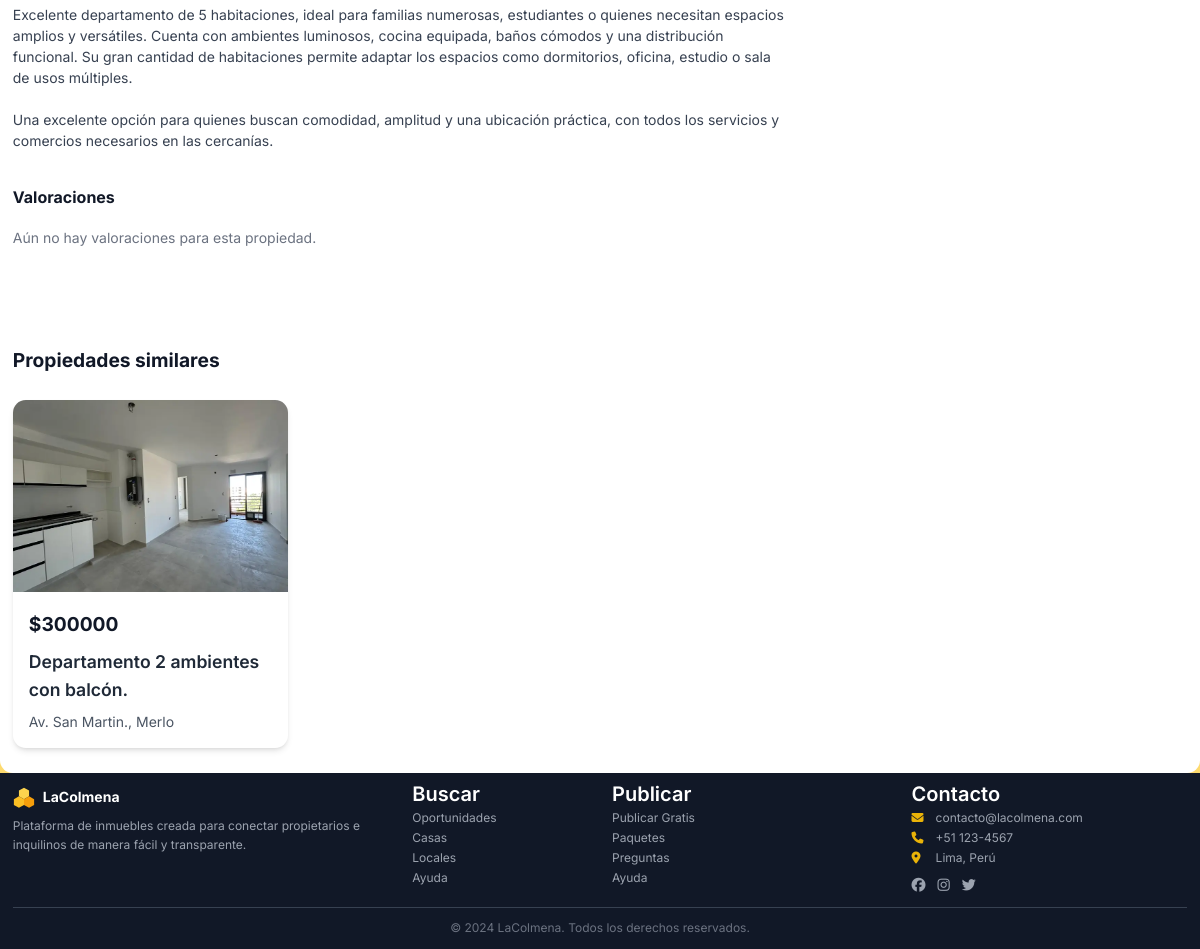
The page /propiedad/4/ (lower part) on the database as committed earlier.
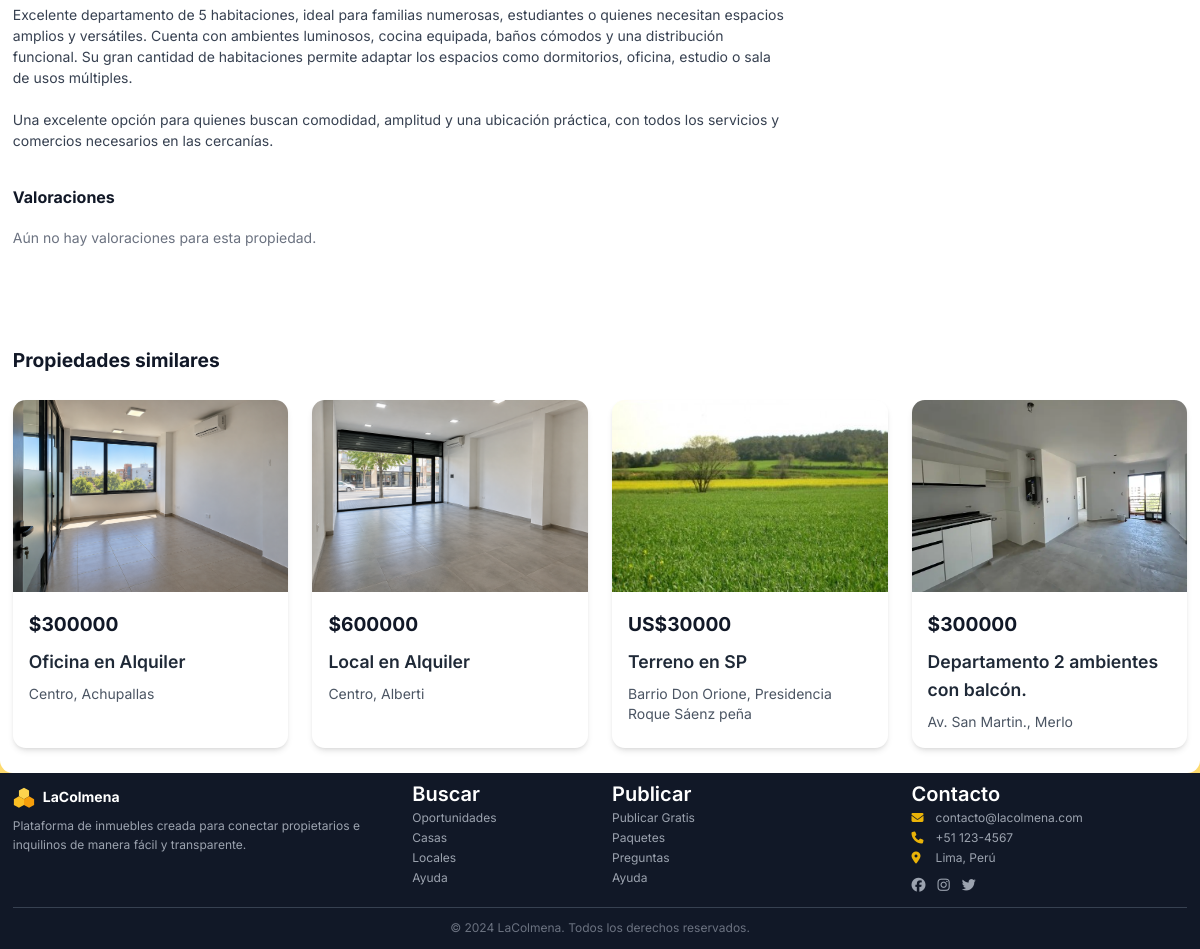
The same page on the database as committed later.
### propiedades/models.py (models this page shows, shortened)
class Propiedad(models.Model):
    TIPO_CHOICES = [
        ('departamento', 'Departamento'),
        ('casa', 'Casa'),
        ('cuarto', 'Cuarto'),
        ('local', 'Local Comercial'),
        ('terreno', 'Terreno'),
        ('oficina', 'Oficina'),
        ('galpon', 'Galpón'),
    ]
    OPERACION_CHOICES = [
        ('alquiler', 'Alquiler'),
        ('venta', 'Venta'),
    ]
    MONEDA_CHOICES = [
        ('ARS', '$ ARS'),
        ('USD', 'US$ USD'),
    ]
    TIPO_CONTACTO_CHOICES = [
        ('dueno', 'Dueño Directo'),
        ('inmobiliaria', 'Inmobiliaria'),
    ]
    ESTADO_CHOICES = [
        ('activa', 'Activa'),
        ('suspendida', 'Suspendida'),
        ('alquilada', 'Alquilada'),
        ('inactiva', 'Inactiva'),
    ]
    propietario = models.ForeignKey(settings.AUTH_USER_MODEL, on_delete=models.CASCADE, related_name='publicaciones')
    categoria = models.ForeignKey(Categoria, on_delete=models.SET_NULL, null=True, blank=True, related_name='propiedades')
    titulo = models.CharField(max_length=200)
    descripcion = models.TextField()
    tipo = models.CharField(max_length=20, choices=TIPO_CHOICES)
    operacion = models.CharField(max_length=20, choices=OPERACION_CHOICES, default='alquiler')
    precio = models.DecimalField(max_digits=10, decimal_places=2, validators=[MinValueValidator(0)])
    moneda = models.CharField(max_length=3, choices=MONEDA_CHOICES, default='ARS')
    incluye_expensas = models.BooleanField(default=False, help_text='¿El precio incluye gastos de expensas?')
    tipo_contacto = models.CharField(max_length=20, choices=TIPO_CONTACTO_CHOICES, default='dueno')
    provincia = models.ForeignKey('ubicaciones.Provincia', on_delete=models.PROTECT, related_name='propiedades')
    ciudad = models.CharField(max_length=100)
    distrito = models.CharField(max_length=100)
    direccion = models.CharField(max_length=255)
    latitud = models.DecimalField(max_digits=10, decimal_places=8, null=True, blank=True)
    longitud = models.DecimalField(max_digits=11, decimal_places=8, null=True, blank=True)
    area = models.DecimalField(max_digits=10, decimal_places=2, help_text='Área en m²')
    habitaciones = models.IntegerField(default=1, validators=[MinValueValidator(0)])
    banos = models.IntegerField(default=1, validators=[MinValueValidator(0)])
    estacionamiento = models.BooleanField(default=False)
    amoblado = models.BooleanField(default=False)
    mascotas = models.BooleanField(default=False)
    piso = models.IntegerField(null=True, blank=True, help_text='Número de piso', validators=[MinValueValidator(-5)])
    balcon = models.BooleanField(default=False, help_text='Tiene balcón o terraza')
    patio = models.BooleanField(default=False, help_text='Tiene patio o jardín')
    parrilla = models.BooleanField(default=False, help_text='Tiene parrilla')
    aire_acondicionado = models.BooleanField(default=False)
    calefaccion = models.BooleanField(default=False)
    ascensor = models.BooleanField(default=False)
    terraza = models.BooleanField(default=False)
    wifi = models.BooleanField(default=False)
    lavanderia = models.BooleanField(default=False, help_text='Tiene lavadero o lavandería')
    seguridad = models.BooleanField(default=False, help_text='Tiene seguridad o portero')
    amenities = models.BooleanField(default=False, help_text='Tiene amenities (pileta, gym, SUM)')
    accesibilidad = models.BooleanField(default=False, help_text='Apto para movilidad reducida')
    piscina = models.BooleanField(default=False)
    gimnasio = models.BooleanField(default=False)
    sauna = models.BooleanField(default=False)
    jacuzzi = models.BooleanField(default=False)
    quincho = models.BooleanField(default=False)
    solarium = models.BooleanField(default=False)
    area_deportiva = models.BooleanField(default=False, help_text='Cuenta con área o cancha deportiva')
    estado = models.CharField(max_length=20, choices=ESTADO_CHOICES, default='activa')
    motivo_suspension = models.CharField(max_length=255, blank=True, help_text='Motivo por el cual la propiedad fue suspendida')
    vistas = models.IntegerField(default=0)
    destacada = models.BooleanField(default=False)
    especial_estudiantes = models.BooleanField(default=False, help_text='Propiedad especial para estudiantes')
    fecha_publicacion = models.DateTimeField(auto_now_add=True)
    fecha_actualizacion = models.DateTimeField(auto_now=True)
    fecha_expiracion = models.DateTimeField(null=True, blank=True)
    class Meta:
        verbose_name = 'Propiedad'
        verbose_name_plural = 'Propiedades'
        ordering = ['-fecha_publicacion']
    def incrementar_vistas(self):
        self.vistas += 1
        self.save(update_fields=['vistas'])
    def get_moneda_simbolo(self):
        return 'US$' if self.moneda == 'USD' else '$'
    @property
    def imagen_principal(self):
        return self.imagenes.first()

class ImagenPropiedad(models.Model):
    propiedad = models.ForeignKey(Propiedad, on_delete=models.CASCADE, related_name='imagenes')
    imagen = models.ImageField(upload_to='propiedades/', validators=[validar_imagen_propiedad])
    orden = models.IntegerField(default=0)
    es_principal = models.BooleanField(default=False)
    fecha_subida = models.DateTimeField(auto_now_add=True)
    class Meta:
        verbose_name = 'Imagen de propiedad'
        verbose_name_plural = 'Imágenes de propiedades'
        ordering = ['orden', '-es_principal']

### propiedades/views.py (the view)
# urls.py: path('propiedad/<int:pk>/', views.detalle_propiedad, name='detalle'),
def detalle_propiedad(request, pk):
    propiedad = get_object_or_404(
        Propiedad.objects.select_related('propietario', 'categoria').prefetch_related('imagenes', 'valoraciones'),
        pk=pk
    )
    preview_mode = request.GET.get('preview') == '1'
    propiedad.incrementar_vistas()
    es_favorito = False
    if request.user.is_authenticated:
        es_favorito = Favorito.objects.filter(usuario=request.user, propiedad=propiedad).exists()
    valoraciones = propiedad.valoraciones.select_related('usuario').all()
    propiedades_similares = Propiedad.objects.filter(
        estado='activa',
        categoria=propiedad.categoria
    ).exclude(pk=propiedad.pk).select_related('propietario', 'categoria').prefetch_related('imagenes')[:4]
    context = {
        'propiedad': propiedad,
        'es_favorito': es_favorito,
        'valoraciones': valoraciones,
        'propiedades_similares': propiedades_similares,
        'preview_mode': preview_mode,
    }
    return render(request, 'propiedades/detalle.html', context)

### propiedades/context_processors.py (called while the page is built, shortened)
def obtener_ubicacion_cookie(request):
    crudo = request.COOKIES.get(COOKIE_UBICACION)
    if not crudo:
        return None

def ubicacion(request):
    return {'ubicacion_actual': obtener_ubicacion_cookie(request)}

### propiedades/templatetags/iconos.py (called while the page is built)
@register.simple_tag
def icono(nombre, clase='', color='#F2B705'):
    contenido = ICONOS.get(nombre)
    if contenido is None:
        return ''
    svg = (
        '<svg xmlns="http://www.w3.org/2000/svg" viewBox="0 0 24 24" '
        'fill="none" stroke="{color}" stroke-width="2" stroke-linecap="round" '
        'stroke-linejoin="round" class="icono-lacolmena {clase}" '
        'style="width:1em;height:1em;display:inline-block;vertical-align:-0.125em;flex-shrink:0;">'
        '{contenido}'
        '</svg>'
    ).format(color=color, clase=clase, contenido=contenido)
    return mark_safe(svg)

### propiedades/templates/propiedades/detalle.html (shortened to what the changed rows need)
{% extends 'base.html' %}
{% block content %}
<div class="bg-white">
    <div class="max-w-7xl mx-auto px-4 sm:px-6 lg:px-8 py-8">
        {% if propiedades_similares %}
        <div class="mt-16">
            <div class="grid grid-cols-1 md:grid-cols-2 lg:grid-cols-4 gap-6">
                {% for similar in propiedades_similares %}
                <div class="bg-white rounded-xl shadow-md overflow-hidden hover:shadow-xl transition">
                    <a href="{% url 'propiedades:detalle' similar.pk %}">
                        {% if similar.imagen_principal %}
                        <img src="{{ similar.imagen_principal.imagen.url }}"
                             alt="{{ similar.titulo }}"
                             class="w-full h-48 object-cover">
                        {% else %}
                        <div class="w-full h-48 bg-gradient-to-br from-yellow-400 to-orange-500 flex items-center justify-center">
                            <i class="fas fa-home text-white text-4xl opacity-50"></i>
                        </div>
                        {% endif %}
                    </a>
                    <div class="p-4">
                        <div class="text-2xl font-bold text-gray-900 mb-2">
                            {{ similar.get_moneda_simbolo }}{{ similar.precio|floatformat:0 }}
                        </div>
                        <a href="{% url 'propiedades:detalle' similar.pk %}">
                            <h4 class="text-lg font-semibold text-gray-800 mb-2 hover:text-yellow-600 transition">
                                {{ similar.titulo|truncatewords:6 }}
                            </h4>
                        </a>
                        <p class="text-gray-600 text-sm">
                            {{ similar.distrito }}, {{ similar.ciudad }}
                        </p>
                    </div>
                </div>
                {% endfor %}
            </div>
        </div>
        {% endif %}
    </div>
</div>
{% endblock %}

Rows that differ between the two databases and show on the page:
added Propiedad: imagen_principal.imagen (picture), get_moneda_simbolo "$", precio "300000", titulo "Oficina en Alquiler", distrito "Centro", ciudad "Achupallas"
added Propiedad: imagen_principal.imagen (picture), get_moneda_simbolo "$", precio "600000", titulo "Local en Alquiler", distrito "Centro", ciudad "Alberti"
added Propiedad: imagen_principal.imagen (picture), get_moneda_simbolo "US$", precio "30000", titulo "Terreno en SP", distrito "Barrio Don Orione", ciudad "Presidencia Roque Sáenz peña"
